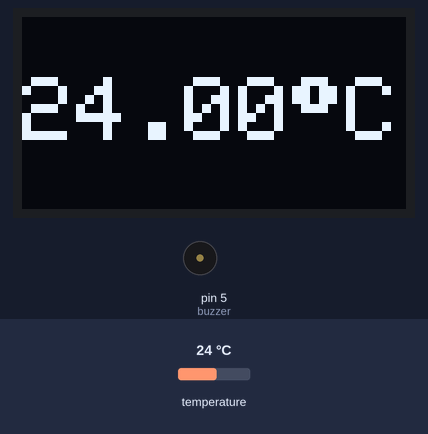
The sketch below on a simulated Arduino Uno, built with avr-gcc and run on an emulated ATmega328P. Shown: 128×64 one-colour display, buzzer (waves = sounding, pin HIGH). Inputs (shaded band) come from the test bench; at power-on: temperature 24 °C. What the sketch prints to the serial monitor is not drawn.

Above: at 3.4 s.
3.5 s: temperature set to 39.7 °C
At 5.8 s:
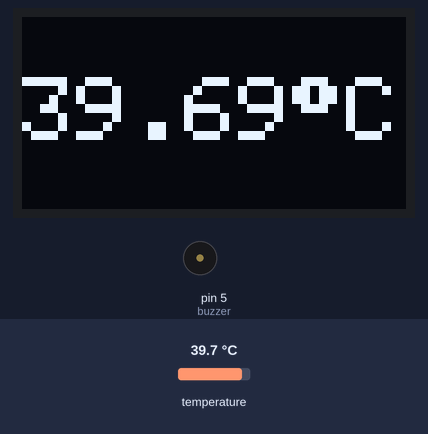
6.1 s: temperature set to 40.8 °C
At 7.2 s:
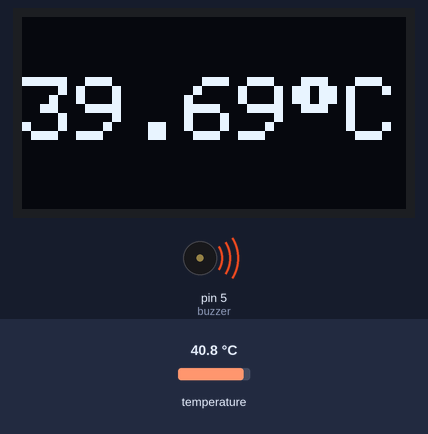
11.2 s: temperature set to 12 °C
At 13.4 s:
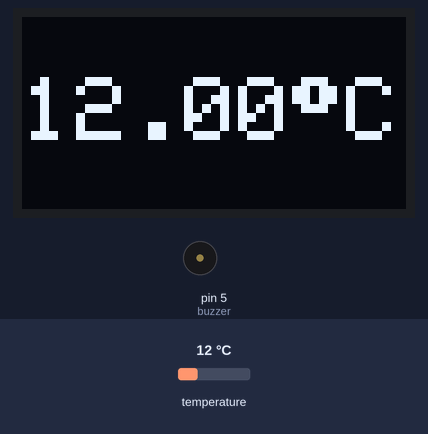
Timing chart, 0 to 14.9 s (numbered marks = the images above; inputs shaded):
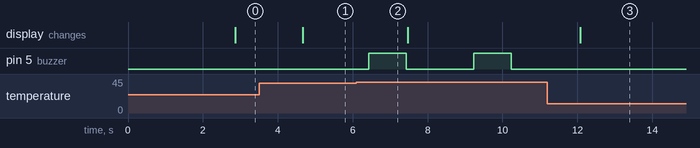

The sketch:

DS18B20_sensor_with_Arduino_Uno.ino
```cpp
#include <Adafruit_GFX.h>
#include <Adafruit_SSD1306.h>
#include <OneWire.h>
#include <DallasTemperature.h>
#define SCREEN_WIDTH 128 // OLED display width, in pixels
#define SCREEN_HEIGHT 64 // OLED display height, in pixels

// Declaration for an SSD1306 display connected to I2C (SDA, SCL pins)
#define OLED_RESET     -1 // Reset pin # (or -1 if sharing Arduino reset pin)
Adafruit_SSD1306 display(SCREEN_WIDTH, SCREEN_HEIGHT, &Wire, OLED_RESET);

// Data wire is conntec to the Arduino digital pin 4
#define ONE_WIRE_BUS 4
#define buzzer 5
// Setup a oneWire instance to communicate with any OneWire devices
OneWire oneWire(ONE_WIRE_BUS);

// Pass our oneWire reference to Dallas Temperature sensor
DallasTemperature sensors(&oneWire);
float temp;
void setup(void)
{
  // Start serial communication for debugging purposes
  Serial.begin(9600);
  // Start up the library
  pinMode(buzzer,OUTPUT);
  sensors.begin();
   display.begin(SSD1306_SWITCHCAPVCC, 0x3C);
  delay(2000);
  display.clearDisplay();
  display.setTextColor(WHITE);
  delay(10);
}

void loop(void){
  // Call sensors.requestTemperatures() to issue a global temperature and Requests to all devices on the bus
  sensors.requestTemperatures();
  temp=sensors.getTempCByIndex(0);
    if(temp>40)
  {
    digitalWrite(buzzer,HIGH);
    delay(1000);
    digitalWrite(buzzer,LOW);
  }
  Serial.print("Celsius temperature: ");
  Serial.print(sensors.getTempCByIndex(0));
   display.clearDisplay();
  display.setTextSize(3);
  display.setCursor(0, 20);
  display.print(temp);
   display.print((char)247);
  display.print("C");
  display.display();

  delay(1000);
}
```

Measured:
- the behaviour switches between 40 and 40.1 °C on temperature (found by bisection; images 1 and 2)
- after the input at 3.5 s, the display: changes after 1.2 s (image 1)
- after the input at 6.1 s, pin 5 (buzzer): alternates HIGH for 1.0 s and LOW for 1.8 s, starting after 0.33 s
- after the input at 11.2 s, pin 5 (buzzer): stops changing and stays LOW; the display: changes after 0.88 s (image 3)
